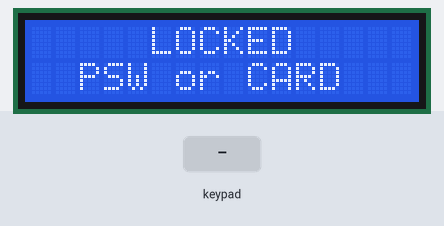
Bench run of a sketch on a simulated Arduino Mega 2560, built with avr-gcc and run on an emulated ATmega2560. Parts: 16×2 character LCD. The inputs (shaded band) are chosen by the test bench. What the sketch prints to the serial monitor is not drawn.

Above: at 1.2 s.
1.3 s: keypad keys 2 8 2 7 2 6 2 5 pressed 0.4 s apart
At 5.3 s:
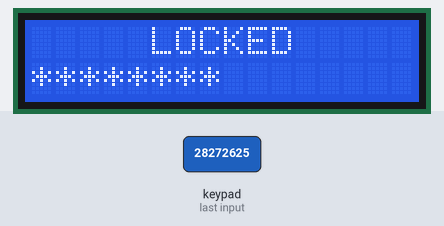
6.0 s: key 'A' pressed
At 6.4 s:
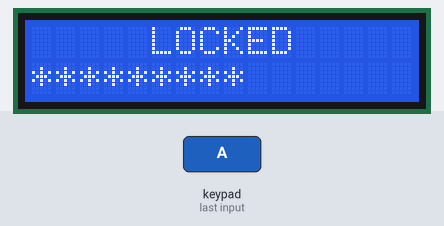
7.5 s: keypad keys 2 8 2 7 2 6 2 5 # pressed 0.4 s apart
At 10.8 s:
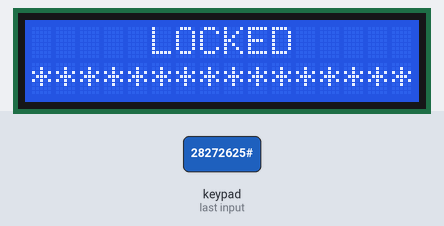
12.6 s: keypad keys 4 5 7 D * pressed 0.4 s apart
At 15.0 s:
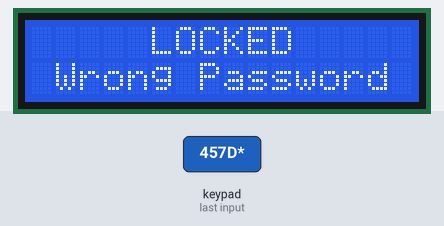
17.6 s: keypad keys 4 5 7 D * pressed 0.4 s apart
At 20.5 s:
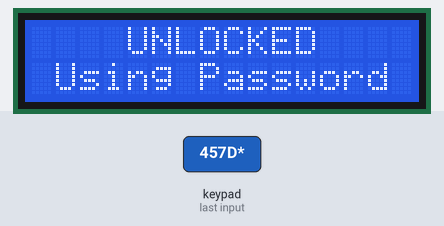
22.6 s: key 'B' pressed
At 24.1 s:
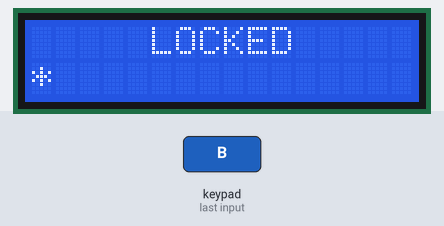
Timing chart, 0 to 25.1 s (numbered marks = the images above; inputs shaded):
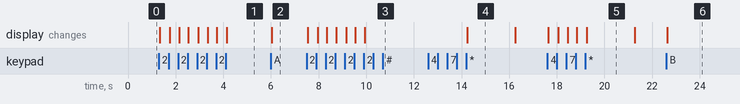

Measured:
- after the input at 1.3 s, the display: first changes at once (image 1 shows a later state)
- after the input at 6.0 s, the display: changes at once (image 2)
- after the input at 7.5 s, the display: first changes after 0.05 s (image 3 shows a later state)
- after the input at 12.6 s, the display: changes after 1.6 s (image 4)
- after the input at 17.6 s, the display: first changes at once (image 5 shows a later state)
- after the input at 22.6 s, the display: changes at once (image 6)
- what the display in image 4 shows lasts 2.1 s, from 14.2 s to 16.3 s

The sketch:

01._Demo_Code.ino
```cpp
#include <Wire.h>
#include <SPI.h>
#include <LiquidCrystal_I2C.h>
#include <Keypad.h>
#include <Adafruit_PN532.h>

#define USE_CARD 0 // Using RFID card, cannot use keypad

//RFID Scanner
#define PN532_SCK  (2)
#define PN532_MOSI (3)
#define PN532_SS   (4)
#define PN532_MISO (5)
// If using the breakout or shield with I2C, define just the pins connected
// to the IRQ and reset lines.  Use the values below (2, 3) for the shield!
#define PN532_IRQ   (15)
#define PN532_RESET (14)  // Not connected by default on the NFC Shield

//Keypad password
uint8_t card_id[]={0xA0, 0x58, 0x48, 0x32};
String psw_set = "457D";
String psw_user = "";
uint8_t psw_num = 0;

const byte ROWS = 4; //four rows
const byte COLS = 4; //four columns
char keys[ROWS][COLS] = {
  {'1','2','3','A'},
  {'4','5','6','B'},
  {'7','8','9','C'},
  {'*','0','#','D'}
};

byte rowPins[ROWS] = {28, 27, 26, 25}; //connect to the row pinouts of the keypad
byte colPins[COLS] = {31, 30, 39, 29}; //connect to the column pinouts of the keypad

Adafruit_PN532 nfc(PN532_IRQ, PN532_RESET); //RFID
LiquidCrystal_I2C lcd(0x27, 16, 2);
Keypad keypad = Keypad( makeKeymap(keys), rowPins, colPins, ROWS, COLS );
void setup(){
   Serial.begin(9600);
   nfc.begin();
   uint32_t versiondata = nfc.getFirmwareVersion();
   if (! versiondata) {
    Serial.print("Didn't find PN53x board");
    while (1); // halt
   }
   nfc.SAMConfig();

   lcd.begin();
   lcd.backlight();
   lcd_print("     LOCKED     ", "  PSW or CARD   ");
}

void loop(){
  LCD_KEYPAD_RFID();
}

void LCD_KEYPAD_RFID(){
  if(USE_CARD){
    uint8_t read_card;
    uint8_t uid[] = { 0, 0, 0, 0, 0, 0, 0 };  // Buffer to store the returned UID
    uint8_t uidLength;
    read_card = nfc.readPassiveTargetID(PN532_MIFARE_ISO14443A, uid, &uidLength);
    if(read_card){
      bool access_card = true;
      for(int i=0; i<4; i++){
        if(uid[i] != card_id[i]) access_card=false;
      }
      if(access_card){
        lcd_print("    UNLOCKED    ", "   Using Card   ");
        delay(2000);
        lcd_print("     LOCKED     ", "  PSW or CARD   ");
      }else{
        lcd_print("     LOCKED     ", "  Unknow Card   ");
        delay(2000);
        lcd_print("     LOCKED     ", "  PSW or CARD   ");
      }
      psw_user="";
      psw_num=0;
    }
  }

  char key = keypad.getKey();
  if (key){
    if(key=='*'){
      if(psw_user == psw_set){
        lcd_print("    UNLOCKED    ", " Using Password ");
        delay(2000);
        lcd_print("     LOCKED     ", "  PSW or CARD   ");
      }else{
        lcd_print("     LOCKED     ", " Wrong Password ");
        delay(2000);
        lcd_print("     LOCKED     ", "  PSW or CARD   ");
      }
      psw_user="";
      psw_num=0;
    }else{
      psw_user += key;
      psw_num++;
      Serial.println(psw_user);
    }
  }

  if(psw_num != 0){
    String psw_star="                ";
    for(int i=0; i<psw_num; i++){
      psw_star[i]='*';
    }
    lcd_print("     LOCKED     ", psw_star);
  }
}

void lcd_print(String row0, String row1){
  lcd.setCursor(0, 0);
  lcd.print(row0);
  lcd.setCursor(0, 1);
  lcd.print(row1);
}
```
